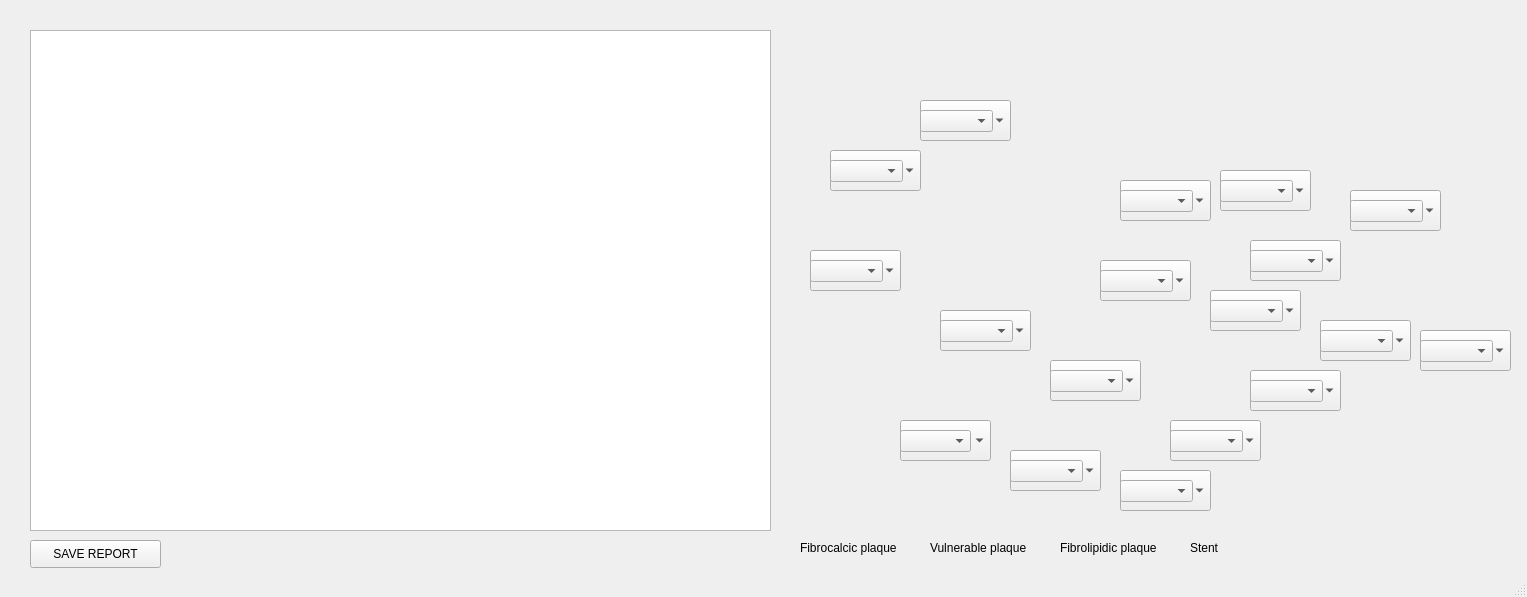
<?xml version="1.0" encoding="UTF-8"?>
<ui version="4.0">
 <class>RIS_Report</class>
 <widget class="QMainWindow" name="RIS_Report">
  <property name="geometry">
   <rect>
    <x>0</x>
    <y>0</y>
    <width>1527</width>
    <height>597</height>
   </rect>
  </property>
  <property name="windowTitle">
   <string>MainWindow</string>
  </property>
  <widget class="QWidget" name="centralwidget">
   <widget class="QTextEdit" name="Report">
    <property name="geometry">
     <rect>
      <x>30</x>
      <y>30</y>
      <width>741</width>
      <height>501</height>
     </rect>
    </property>
   </widget>
   <widget class="QPushButton" name="save">
    <property name="geometry">
     <rect>
      <x>30</x>
      <y>540</y>
      <width>131</width>
      <height>28</height>
     </rect>
    </property>
    <property name="text">
     <string>SAVE REPORT</string>
    </property>
   </widget>
   <widget class="QComboBox" name="optionOM2">
    <property name="geometry">
     <rect>
      <x>1170</x>
      <y>430</y>
      <width>73</width>
      <height>22</height>
     </rect>
    </property>
    <item>
     <property name="text">
      <string/>
     </property>
    </item>
    <item>
     <property name="text">
      <string>0%</string>
     </property>
    </item>
    <item>
     <property name="text">
      <string>&lt;25%</string>
     </property>
    </item>
    <item>
     <property name="text">
      <string>&lt;50%</string>
     </property>
    </item>
    <item>
     <property name="text">
      <string>&lt;70%</string>
     </property>
    </item>
    <item>
     <property name="text">
      <string>&lt;99%</string>
     </property>
    </item>
    <item>
     <property name="text">
      <string>100%</string>
     </property>
    </item>
    <item>
     <property name="text">
      <string>NEv</string>
     </property>
    </item>
   </widget>
   <widget class="QComboBox" name="optiondLAD">
    <property name="geometry">
     <rect>
      <x>1420</x>
      <y>340</y>
      <width>73</width>
      <height>22</height>
     </rect>
    </property>
    <item>
     <property name="text">
      <string/>
     </property>
    </item>
    <item>
     <property name="text">
      <string>0%</string>
     </property>
    </item>
    <item>
     <property name="text">
      <string>&lt;25%</string>
     </property>
    </item>
    <item>
     <property name="text">
      <string>&lt;50%</string>
     </property>
    </item>
    <item>
     <property name="text">
      <string>&lt;70%</string>
     </property>
    </item>
    <item>
     <property name="text">
      <string>&lt;99%</string>
     </property>
    </item>
    <item>
     <property name="text">
      <string>100%</string>
     </property>
    </item>
    <item>
     <property name="text">
      <string>NEv</string>
     </property>
    </item>
   </widget>
   <widget class="QComboBox" name="optionRPL_2">
    <property name="geometry">
     <rect>
      <x>900</x>
      <y>420</y>
      <width>91</width>
      <height>41</height>
     </rect>
    </property>
    <item>
     <property name="text">
      <string/>
     </property>
    </item>
    <item>
     <property name="text">
      <string>Fibrocalcic</string>
     </property>
    </item>
    <item>
     <property name="text">
      <string>Fibrolipidic</string>
     </property>
    </item>
    <item>
     <property name="text">
      <string>Vulnerable</string>
     </property>
    </item>
    <item>
     <property name="text">
      <string>Stent</string>
     </property>
    </item>
   </widget>
   <widget class="QComboBox" name="optionOM1">
    <property name="geometry">
     <rect>
      <x>1250</x>
      <y>380</y>
      <width>73</width>
      <height>22</height>
     </rect>
    </property>
    <item>
     <property name="text">
      <string/>
     </property>
    </item>
    <item>
     <property name="text">
      <string>0%</string>
     </property>
    </item>
    <item>
     <property name="text">
      <string>&lt;25%</string>
     </property>
    </item>
    <item>
     <property name="text">
      <string>&lt;50%</string>
     </property>
    </item>
    <item>
     <property name="text">
      <string>&lt;70%</string>
     </property>
    </item>
    <item>
     <property name="text">
      <string>&lt;99%</string>
     </property>
    </item>
    <item>
     <property name="text">
      <string>100%</string>
     </property>
    </item>
    <item>
     <property name="text">
      <string>NEv</string>
     </property>
    </item>
   </widget>
   <widget class="QComboBox" name="optionD2">
    <property name="geometry">
     <rect>
      <x>1320</x>
      <y>330</y>
      <width>73</width>
      <height>22</height>
     </rect>
    </property>
    <item>
     <property name="text">
      <string/>
     </property>
    </item>
    <item>
     <property name="text">
      <string>0%</string>
     </property>
    </item>
    <item>
     <property name="text">
      <string>&lt;25%</string>
     </property>
    </item>
    <item>
     <property name="text">
      <string>&lt;50%</string>
     </property>
    </item>
    <item>
     <property name="text">
      <string>&lt;70%</string>
     </property>
    </item>
    <item>
     <property name="text">
      <string>&lt;99%</string>
     </property>
    </item>
    <item>
     <property name="text">
      <string>100%</string>
     </property>
    </item>
    <item>
     <property name="text">
      <string>NEv</string>
     </property>
    </item>
   </widget>
   <widget class="QComboBox" name="optionOM2_2">
    <property name="geometry">
     <rect>
      <x>1170</x>
      <y>420</y>
      <width>91</width>
      <height>41</height>
     </rect>
    </property>
    <item>
     <property name="text">
      <string/>
     </property>
    </item>
    <item>
     <property name="text">
      <string>Fibrocalcic</string>
     </property>
    </item>
    <item>
     <property name="text">
      <string>Fibrolipidic</string>
     </property>
    </item>
    <item>
     <property name="text">
      <string>Vulnerable</string>
     </property>
    </item>
    <item>
     <property name="text">
      <string>Stent</string>
     </property>
    </item>
   </widget>
   <widget class="QComboBox" name="optionRI">
    <property name="geometry">
     <rect>
      <x>1210</x>
      <y>300</y>
      <width>73</width>
      <height>22</height>
     </rect>
    </property>
    <item>
     <property name="text">
      <string/>
     </property>
    </item>
    <item>
     <property name="text">
      <string>0%</string>
     </property>
    </item>
    <item>
     <property name="text">
      <string>&lt;25%</string>
     </property>
    </item>
    <item>
     <property name="text">
      <string>&lt;50%</string>
     </property>
    </item>
    <item>
     <property name="text">
      <string>&lt;70%</string>
     </property>
    </item>
    <item>
     <property name="text">
      <string>&lt;99%</string>
     </property>
    </item>
    <item>
     <property name="text">
      <string>100%</string>
     </property>
    </item>
    <item>
     <property name="text">
      <string>NEv</string>
     </property>
    </item>
   </widget>
   <widget class="QComboBox" name="optionD1_2">
    <property name="geometry">
     <rect>
      <x>1250</x>
      <y>240</y>
      <width>91</width>
      <height>41</height>
     </rect>
    </property>
    <item>
     <property name="text">
      <string/>
     </property>
    </item>
    <item>
     <property name="text">
      <string>Fibrocalcic</string>
     </property>
    </item>
    <item>
     <property name="text">
      <string>Fibrolipidic</string>
     </property>
    </item>
    <item>
     <property name="text">
      <string>Vulnerable</string>
     </property>
    </item>
    <item>
     <property name="text">
      <string>Stent</string>
     </property>
    </item>
   </widget>
   <widget class="QLabel" name="fc_plaque">
    <property name="geometry">
     <rect>
      <x>800</x>
      <y>540</y>
      <width>111</width>
      <height>16</height>
     </rect>
    </property>
    <property name="text">
     <string>Fibrocalcic plaque</string>
    </property>
   </widget>
   <widget class="QComboBox" name="optionRPL">
    <property name="geometry">
     <rect>
      <x>900</x>
      <y>430</y>
      <width>71</width>
      <height>22</height>
     </rect>
    </property>
    <item>
     <property name="text">
      <string/>
     </property>
    </item>
    <item>
     <property name="text">
      <string>0%</string>
     </property>
    </item>
    <item>
     <property name="text">
      <string>&lt;25%</string>
     </property>
    </item>
    <item>
     <property name="text">
      <string>&lt;50%</string>
     </property>
    </item>
    <item>
     <property name="text">
      <string>&lt;70%</string>
     </property>
    </item>
    <item>
     <property name="text">
      <string>&lt;99%</string>
     </property>
    </item>
    <item>
     <property name="text">
      <string>100%</string>
     </property>
    </item>
    <item>
     <property name="text">
      <string>NEv</string>
     </property>
    </item>
   </widget>
   <widget class="QComboBox" name="optionRI_2">
    <property name="geometry">
     <rect>
      <x>1210</x>
      <y>290</y>
      <width>91</width>
      <height>41</height>
     </rect>
    </property>
    <item>
     <property name="text">
      <string/>
     </property>
    </item>
    <item>
     <property name="text">
      <string>Fibrocalcic</string>
     </property>
    </item>
    <item>
     <property name="text">
      <string>Fibrolipidic</string>
     </property>
    </item>
    <item>
     <property name="text">
      <string>Vulnerable</string>
     </property>
    </item>
    <item>
     <property name="text">
      <string>Stent</string>
     </property>
    </item>
   </widget>
   <widget class="QComboBox" name="optionpRCA_2">
    <property name="geometry">
     <rect>
      <x>920</x>
      <y>100</y>
      <width>91</width>
      <height>41</height>
     </rect>
    </property>
    <item>
     <property name="text">
      <string/>
     </property>
    </item>
    <item>
     <property name="text">
      <string>Fibrocalcic</string>
     </property>
    </item>
    <item>
     <property name="text">
      <string>Fibrolipidic</string>
     </property>
    </item>
    <item>
     <property name="text">
      <string>Vulnerable</string>
     </property>
    </item>
    <item>
     <property name="text">
      <string>Stent</string>
     </property>
    </item>
   </widget>
   <widget class="QComboBox" name="optiondCx_2">
    <property name="geometry">
     <rect>
      <x>1050</x>
      <y>360</y>
      <width>91</width>
      <height>41</height>
     </rect>
    </property>
    <item>
     <property name="text">
      <string/>
     </property>
    </item>
    <item>
     <property name="text">
      <string>Fibrocalcic</string>
     </property>
    </item>
    <item>
     <property name="text">
      <string>Fibrolipidic</string>
     </property>
    </item>
    <item>
     <property name="text">
      <string>Vulnerable</string>
     </property>
    </item>
    <item>
     <property name="text">
      <string>Stent</string>
     </property>
    </item>
   </widget>
   <widget class="QComboBox" name="optionLCA">
    <property name="geometry">
     <rect>
      <x>1120</x>
      <y>190</y>
      <width>73</width>
      <height>22</height>
     </rect>
    </property>
    <item>
     <property name="text">
      <string/>
     </property>
    </item>
    <item>
     <property name="text">
      <string>0%</string>
     </property>
    </item>
    <item>
     <property name="text">
      <string>&lt;25%</string>
     </property>
    </item>
    <item>
     <property name="text">
      <string>&lt;50%</string>
     </property>
    </item>
    <item>
     <property name="text">
      <string>&lt;70%</string>
     </property>
    </item>
    <item>
     <property name="text">
      <string>&lt;99%</string>
     </property>
    </item>
    <item>
     <property name="text">
      <string>100%</string>
     </property>
    </item>
    <item>
     <property name="text">
      <string>NEv</string>
     </property>
    </item>
    <item>
     <property name="text">
      <string/>
     </property>
    </item>
   </widget>
   <widget class="QComboBox" name="optionOM1_2">
    <property name="geometry">
     <rect>
      <x>1250</x>
      <y>370</y>
      <width>91</width>
      <height>41</height>
     </rect>
    </property>
    <item>
     <property name="text">
      <string/>
     </property>
    </item>
    <item>
     <property name="text">
      <string>Fibrocalcic</string>
     </property>
    </item>
    <item>
     <property name="text">
      <string>Fibrolipidic</string>
     </property>
    </item>
    <item>
     <property name="text">
      <string>Vulnerable</string>
     </property>
    </item>
    <item>
     <property name="text">
      <string>Stent</string>
     </property>
    </item>
   </widget>
   <widget class="QComboBox" name="optionD2_2">
    <property name="geometry">
     <rect>
      <x>1320</x>
      <y>320</y>
      <width>91</width>
      <height>41</height>
     </rect>
    </property>
    <item>
     <property name="text">
      <string/>
     </property>
    </item>
    <item>
     <property name="text">
      <string>Fibrocalcic</string>
     </property>
    </item>
    <item>
     <property name="text">
      <string>Fibrolipidic</string>
     </property>
    </item>
    <item>
     <property name="text">
      <string>Vulnerable</string>
     </property>
    </item>
    <item>
     <property name="text">
      <string>Stent</string>
     </property>
    </item>
   </widget>
   <widget class="QComboBox" name="optiondRCA">
    <property name="geometry">
     <rect>
      <x>810</x>
      <y>260</y>
      <width>73</width>
      <height>22</height>
     </rect>
    </property>
    <item>
     <property name="text">
      <string/>
     </property>
    </item>
    <item>
     <property name="text">
      <string>0%</string>
     </property>
    </item>
    <item>
     <property name="text">
      <string>&lt;25%</string>
     </property>
    </item>
    <item>
     <property name="text">
      <string>&lt;50%</string>
     </property>
    </item>
    <item>
     <property name="text">
      <string>&lt;70%</string>
     </property>
    </item>
    <item>
     <property name="text">
      <string>&lt;99%</string>
     </property>
    </item>
    <item>
     <property name="text">
      <string>100%</string>
     </property>
    </item>
    <item>
     <property name="text">
      <string>NEv</string>
     </property>
    </item>
   </widget>
   <widget class="QComboBox" name="optionpRCA">
    <property name="geometry">
     <rect>
      <x>920</x>
      <y>110</y>
      <width>73</width>
      <height>22</height>
     </rect>
    </property>
    <item>
     <property name="text">
      <string/>
     </property>
    </item>
    <item>
     <property name="text">
      <string>0%</string>
     </property>
    </item>
    <item>
     <property name="text">
      <string>&lt;25%</string>
     </property>
    </item>
    <item>
     <property name="text">
      <string>&lt;50%</string>
     </property>
    </item>
    <item>
     <property name="text">
      <string>&lt;70%</string>
     </property>
    </item>
    <item>
     <property name="text">
      <string>&lt;99%</string>
     </property>
    </item>
    <item>
     <property name="text">
      <string>100%</string>
     </property>
    </item>
    <item>
     <property name="text">
      <string>NEv</string>
     </property>
    </item>
   </widget>
   <widget class="QLabel" name="stent">
    <property name="geometry">
     <rect>
      <x>1190</x>
      <y>540</y>
      <width>111</width>
      <height>16</height>
     </rect>
    </property>
    <property name="text">
     <string>Stent</string>
    </property>
   </widget>
   <widget class="QLabel" name="fl_plaque">
    <property name="geometry">
     <rect>
      <x>1060</x>
      <y>540</y>
      <width>111</width>
      <height>16</height>
     </rect>
    </property>
    <property name="text">
     <string>Fibrolipidic plaque</string>
    </property>
   </widget>
   <widget class="QComboBox" name="optionRPD_2">
    <property name="geometry">
     <rect>
      <x>940</x>
      <y>310</y>
      <width>91</width>
      <height>41</height>
     </rect>
    </property>
    <item>
     <property name="text">
      <string/>
     </property>
    </item>
    <item>
     <property name="text">
      <string>Fibrocalcic</string>
     </property>
    </item>
    <item>
     <property name="text">
      <string>Fibrolipidic</string>
     </property>
    </item>
    <item>
     <property name="text">
      <string>Vulnerable</string>
     </property>
    </item>
    <item>
     <property name="text">
      <string>Stent</string>
     </property>
    </item>
   </widget>
   <widget class="QComboBox" name="optionLCA_2">
    <property name="geometry">
     <rect>
      <x>1120</x>
      <y>180</y>
      <width>91</width>
      <height>41</height>
     </rect>
    </property>
    <item>
     <property name="text">
      <string/>
     </property>
    </item>
    <item>
     <property name="text">
      <string>Fibrocalcic</string>
     </property>
    </item>
    <item>
     <property name="text">
      <string>Fibrolipidic</string>
     </property>
    </item>
    <item>
     <property name="text">
      <string>Vulnerable</string>
     </property>
    </item>
    <item>
     <property name="text">
      <string>Stent</string>
     </property>
    </item>
   </widget>
   <widget class="QComboBox" name="optionmRCA">
    <property name="geometry">
     <rect>
      <x>830</x>
      <y>160</y>
      <width>73</width>
      <height>22</height>
     </rect>
    </property>
    <item>
     <property name="text">
      <string/>
     </property>
    </item>
    <item>
     <property name="text">
      <string>0%</string>
     </property>
    </item>
    <item>
     <property name="text">
      <string>&lt;25%</string>
     </property>
    </item>
    <item>
     <property name="text">
      <string>&lt;50%</string>
     </property>
    </item>
    <item>
     <property name="text">
      <string>&lt;70%</string>
     </property>
    </item>
    <item>
     <property name="text">
      <string>&lt;99%</string>
     </property>
    </item>
    <item>
     <property name="text">
      <string>100%</string>
     </property>
    </item>
    <item>
     <property name="text">
      <string>NEv</string>
     </property>
    </item>
   </widget>
   <widget class="QComboBox" name="optiondCx">
    <property name="geometry">
     <rect>
      <x>1050</x>
      <y>370</y>
      <width>73</width>
      <height>22</height>
     </rect>
    </property>
    <item>
     <property name="text">
      <string/>
     </property>
    </item>
    <item>
     <property name="text">
      <string>0%</string>
     </property>
    </item>
    <item>
     <property name="text">
      <string>&lt;25%</string>
     </property>
    </item>
    <item>
     <property name="text">
      <string>&lt;50%</string>
     </property>
    </item>
    <item>
     <property name="text">
      <string>&lt;70%</string>
     </property>
    </item>
    <item>
     <property name="text">
      <string>&lt;99%</string>
     </property>
    </item>
    <item>
     <property name="text">
      <string>100%</string>
     </property>
    </item>
    <item>
     <property name="text">
      <string>NEv</string>
     </property>
    </item>
   </widget>
   <widget class="QComboBox" name="optionLPL">
    <property name="geometry">
     <rect>
      <x>1010</x>
      <y>460</y>
      <width>73</width>
      <height>22</height>
     </rect>
    </property>
    <item>
     <property name="text">
      <string/>
     </property>
    </item>
    <item>
     <property name="text">
      <string>0%</string>
     </property>
    </item>
    <item>
     <property name="text">
      <string>&lt;25%</string>
     </property>
    </item>
    <item>
     <property name="text">
      <string>&lt;50%</string>
     </property>
    </item>
    <item>
     <property name="text">
      <string>&lt;70%</string>
     </property>
    </item>
    <item>
     <property name="text">
      <string>&lt;99%</string>
     </property>
    </item>
    <item>
     <property name="text">
      <string>100%</string>
     </property>
    </item>
    <item>
     <property name="text">
      <string>NEv</string>
     </property>
    </item>
   </widget>
   <widget class="QComboBox" name="optionpCx">
    <property name="geometry">
     <rect>
      <x>1100</x>
      <y>270</y>
      <width>73</width>
      <height>22</height>
     </rect>
    </property>
    <item>
     <property name="text">
      <string/>
     </property>
    </item>
    <item>
     <property name="text">
      <string>0%</string>
     </property>
    </item>
    <item>
     <property name="text">
      <string>&lt;25%</string>
     </property>
    </item>
    <item>
     <property name="text">
      <string>&lt;50%</string>
     </property>
    </item>
    <item>
     <property name="text">
      <string>&lt;70%</string>
     </property>
    </item>
    <item>
     <property name="text">
      <string>&lt;99%</string>
     </property>
    </item>
    <item>
     <property name="text">
      <string>100%</string>
     </property>
    </item>
    <item>
     <property name="text">
      <string>NEv</string>
     </property>
    </item>
   </widget>
   <widget class="QComboBox" name="optionmLAD_2">
    <property name="geometry">
     <rect>
      <x>1350</x>
      <y>190</y>
      <width>91</width>
      <height>41</height>
     </rect>
    </property>
    <item>
     <property name="text">
      <string/>
     </property>
    </item>
    <item>
     <property name="text">
      <string>Fibrocalcic</string>
     </property>
    </item>
    <item>
     <property name="text">
      <string>Fibrolipidic</string>
     </property>
    </item>
    <item>
     <property name="text">
      <string>Vulnerable</string>
     </property>
    </item>
    <item>
     <property name="text">
      <string>Stent</string>
     </property>
    </item>
   </widget>
   <widget class="QComboBox" name="optionmLAD">
    <property name="geometry">
     <rect>
      <x>1350</x>
      <y>200</y>
      <width>73</width>
      <height>22</height>
     </rect>
    </property>
    <item>
     <property name="text">
      <string/>
     </property>
    </item>
    <item>
     <property name="text">
      <string>0%</string>
     </property>
    </item>
    <item>
     <property name="text">
      <string>&lt;25%</string>
     </property>
    </item>
    <item>
     <property name="text">
      <string>&lt;50%</string>
     </property>
    </item>
    <item>
     <property name="text">
      <string>&lt;70%</string>
     </property>
    </item>
    <item>
     <property name="text">
      <string>&lt;99%</string>
     </property>
    </item>
    <item>
     <property name="text">
      <string>100%</string>
     </property>
    </item>
    <item>
     <property name="text">
      <string>NEv</string>
     </property>
    </item>
   </widget>
   <widget class="QComboBox" name="optiondLAD_2">
    <property name="geometry">
     <rect>
      <x>1420</x>
      <y>330</y>
      <width>91</width>
      <height>41</height>
     </rect>
    </property>
    <item>
     <property name="text">
      <string/>
     </property>
    </item>
    <item>
     <property name="text">
      <string>Fibrocalcic</string>
     </property>
    </item>
    <item>
     <property name="text">
      <string>Fibrolipidic</string>
     </property>
    </item>
    <item>
     <property name="text">
      <string>Vulnerable</string>
     </property>
    </item>
    <item>
     <property name="text">
      <string>Stent</string>
     </property>
    </item>
   </widget>
   <widget class="QComboBox" name="optionpLAD">
    <property name="geometry">
     <rect>
      <x>1220</x>
      <y>180</y>
      <width>73</width>
      <height>22</height>
     </rect>
    </property>
    <item>
     <property name="text">
      <string/>
     </property>
    </item>
    <item>
     <property name="text">
      <string>0%</string>
     </property>
    </item>
    <item>
     <property name="text">
      <string>&lt;25%</string>
     </property>
    </item>
    <item>
     <property name="text">
      <string>&lt;50%</string>
     </property>
    </item>
    <item>
     <property name="text">
      <string>&lt;70%</string>
     </property>
    </item>
    <item>
     <property name="text">
      <string>&lt;99%</string>
     </property>
    </item>
    <item>
     <property name="text">
      <string>100%</string>
     </property>
    </item>
    <item>
     <property name="text">
      <string>NEv</string>
     </property>
    </item>
    <item>
     <property name="text">
      <string/>
     </property>
    </item>
   </widget>
   <widget class="QComboBox" name="optionmRCA_2">
    <property name="geometry">
     <rect>
      <x>830</x>
      <y>150</y>
      <width>91</width>
      <height>41</height>
     </rect>
    </property>
    <item>
     <property name="text">
      <string/>
     </property>
    </item>
    <item>
     <property name="text">
      <string>Fibrocalcic</string>
     </property>
    </item>
    <item>
     <property name="text">
      <string>Fibrolipidic</string>
     </property>
    </item>
    <item>
     <property name="text">
      <string>Vulnerable</string>
     </property>
    </item>
    <item>
     <property name="text">
      <string>Stent</string>
     </property>
    </item>
   </widget>
   <widget class="QComboBox" name="optionpLAD_2">
    <property name="geometry">
     <rect>
      <x>1220</x>
      <y>170</y>
      <width>91</width>
      <height>41</height>
     </rect>
    </property>
    <item>
     <property name="text">
      <string/>
     </property>
    </item>
    <item>
     <property name="text">
      <string>Fibrocalcic</string>
     </property>
    </item>
    <item>
     <property name="text">
      <string>Fibrolipidic</string>
     </property>
    </item>
    <item>
     <property name="text">
      <string>Vulnerable</string>
     </property>
    </item>
    <item>
     <property name="text">
      <string>Stent</string>
     </property>
    </item>
   </widget>
   <widget class="QComboBox" name="optionLPD_2">
    <property name="geometry">
     <rect>
      <x>1120</x>
      <y>470</y>
      <width>91</width>
      <height>41</height>
     </rect>
    </property>
    <item>
     <property name="text">
      <string/>
     </property>
    </item>
    <item>
     <property name="text">
      <string>Fibrocalcic</string>
     </property>
    </item>
    <item>
     <property name="text">
      <string>Fibrolipidic</string>
     </property>
    </item>
    <item>
     <property name="text">
      <string>Vulnerable</string>
     </property>
    </item>
    <item>
     <property name="text">
      <string>Stent</string>
     </property>
    </item>
   </widget>
   <widget class="QComboBox" name="optionLPD">
    <property name="geometry">
     <rect>
      <x>1120</x>
      <y>480</y>
      <width>73</width>
      <height>22</height>
     </rect>
    </property>
    <item>
     <property name="text">
      <string/>
     </property>
    </item>
    <item>
     <property name="text">
      <string>0%</string>
     </property>
    </item>
    <item>
     <property name="text">
      <string>&lt;25%</string>
     </property>
    </item>
    <item>
     <property name="text">
      <string>&lt;50%</string>
     </property>
    </item>
    <item>
     <property name="text">
      <string>&lt;70%</string>
     </property>
    </item>
    <item>
     <property name="text">
      <string>&lt;99%</string>
     </property>
    </item>
    <item>
     <property name="text">
      <string>100%</string>
     </property>
    </item>
    <item>
     <property name="text">
      <string>NEv</string>
     </property>
    </item>
   </widget>
   <widget class="QLabel" name="vu_plaque">
    <property name="geometry">
     <rect>
      <x>930</x>
      <y>540</y>
      <width>111</width>
      <height>16</height>
     </rect>
    </property>
    <property name="text">
     <string>Vulnerable plaque</string>
    </property>
   </widget>
   <widget class="QComboBox" name="optionLPL_2">
    <property name="geometry">
     <rect>
      <x>1010</x>
      <y>450</y>
      <width>91</width>
      <height>41</height>
     </rect>
    </property>
    <item>
     <property name="text">
      <string/>
     </property>
    </item>
    <item>
     <property name="text">
      <string>Fibrocalcic</string>
     </property>
    </item>
    <item>
     <property name="text">
      <string>Fibrolipidic</string>
     </property>
    </item>
    <item>
     <property name="text">
      <string>Vulnerable</string>
     </property>
    </item>
    <item>
     <property name="text">
      <string>Stent</string>
     </property>
    </item>
   </widget>
   <widget class="QLabel" name="label_3">
    <property name="geometry">
     <rect>
      <x>800</x>
      <y>20</y>
      <width>691</width>
      <height>521</height>
     </rect>
    </property>
    <property name="text">
     <string/>
    </property>
    <property name="pixmap">
     <pixmap>coronary_segments2.png</pixmap>
    </property>
   </widget>
   <widget class="QComboBox" name="optionRPD">
    <property name="geometry">
     <rect>
      <x>940</x>
      <y>320</y>
      <width>73</width>
      <height>22</height>
     </rect>
    </property>
    <item>
     <property name="text">
      <string/>
     </property>
    </item>
    <item>
     <property name="text">
      <string>0%</string>
     </property>
    </item>
    <item>
     <property name="text">
      <string>&lt;25%</string>
     </property>
    </item>
    <item>
     <property name="text">
      <string>&lt;50%</string>
     </property>
    </item>
    <item>
     <property name="text">
      <string>&lt;70%</string>
     </property>
    </item>
    <item>
     <property name="text">
      <string>&lt;99%</string>
     </property>
    </item>
    <item>
     <property name="text">
      <string>100%</string>
     </property>
    </item>
    <item>
     <property name="text">
      <string>NEv</string>
     </property>
    </item>
   </widget>
   <widget class="QComboBox" name="optionpCx_2">
    <property name="geometry">
     <rect>
      <x>1100</x>
      <y>260</y>
      <width>91</width>
      <height>41</height>
     </rect>
    </property>
    <item>
     <property name="text">
      <string/>
     </property>
    </item>
    <item>
     <property name="text">
      <string>Fibrocalcic</string>
     </property>
    </item>
    <item>
     <property name="text">
      <string>Fibrolipidic</string>
     </property>
    </item>
    <item>
     <property name="text">
      <string>Vulnerable</string>
     </property>
    </item>
    <item>
     <property name="text">
      <string>Stent</string>
     </property>
    </item>
   </widget>
   <widget class="QComboBox" name="optiondRCA_2">
    <property name="geometry">
     <rect>
      <x>810</x>
      <y>250</y>
      <width>91</width>
      <height>41</height>
     </rect>
    </property>
    <item>
     <property name="text">
      <string/>
     </property>
    </item>
    <item>
     <property name="text">
      <string>Fibrocalcic</string>
     </property>
    </item>
    <item>
     <property name="text">
      <string>Fibrolipidic</string>
     </property>
    </item>
    <item>
     <property name="text">
      <string>Vulnerable</string>
     </property>
    </item>
    <item>
     <property name="text">
      <string>Stent</string>
     </property>
    </item>
   </widget>
   <widget class="QComboBox" name="optionD1">
    <property name="geometry">
     <rect>
      <x>1250</x>
      <y>250</y>
      <width>73</width>
      <height>22</height>
     </rect>
    </property>
    <item>
     <property name="text">
      <string/>
     </property>
    </item>
    <item>
     <property name="text">
      <string>0%</string>
     </property>
    </item>
    <item>
     <property name="text">
      <string>&lt;25%</string>
     </property>
    </item>
    <item>
     <property name="text">
      <string>&lt;50%</string>
     </property>
    </item>
    <item>
     <property name="text">
      <string>&lt;70%</string>
     </property>
    </item>
    <item>
     <property name="text">
      <string>&lt;99%</string>
     </property>
    </item>
    <item>
     <property name="text">
      <string>100%</string>
     </property>
    </item>
    <item>
     <property name="text">
      <string>NEv</string>
     </property>
    </item>
    <item>
     <property name="text">
      <string/>
     </property>
    </item>
   </widget>
   <zorder>label_3</zorder>
   <zorder>optiondLAD_2</zorder>
   <zorder>optionD2_2</zorder>
   <zorder>optionOM1_2</zorder>
   <zorder>optionOM2_2</zorder>
   <zorder>optionRI_2</zorder>
   <zorder>optionpLAD_2</zorder>
   <zorder>optionLCA_2</zorder>
   <zorder>optionpCx_2</zorder>
   <zorder>optionLPL_2</zorder>
   <zorder>optionpRCA_2</zorder>
   <zorder>optiondRCA_2</zorder>
   <zorder>optionmRCA_2</zorder>
   <zorder>Report</zorder>
   <zorder>save</zorder>
   <zorder>optionOM2</zorder>
   <zorder>optiondLAD</zorder>
   <zorder>optionRPL_2</zorder>
   <zorder>optionOM1</zorder>
   <zorder>optionD2</zorder>
   <zorder>optionRI</zorder>
   <zorder>optionD1_2</zorder>
   <zorder>fc_plaque</zorder>
   <zorder>optionRPL</zorder>
   <zorder>optiondCx_2</zorder>
   <zorder>optionLCA</zorder>
   <zorder>optiondRCA</zorder>
   <zorder>optionpRCA</zorder>
   <zorder>stent</zorder>
   <zorder>fl_plaque</zorder>
   <zorder>optionRPD_2</zorder>
   <zorder>optionmRCA</zorder>
   <zorder>optiondCx</zorder>
   <zorder>optionLPL</zorder>
   <zorder>optionpCx</zorder>
   <zorder>optionmLAD_2</zorder>
   <zorder>optionmLAD</zorder>
   <zorder>optionpLAD</zorder>
   <zorder>optionLPD_2</zorder>
   <zorder>optionLPD</zorder>
   <zorder>vu_plaque</zorder>
   <zorder>optionRPD</zorder>
   <zorder>optionD1</zorder>
  </widget>
  <widget class="QStatusBar" name="statusbar"/>
 </widget>
 <resources/>
 <connections/>
</ui>
